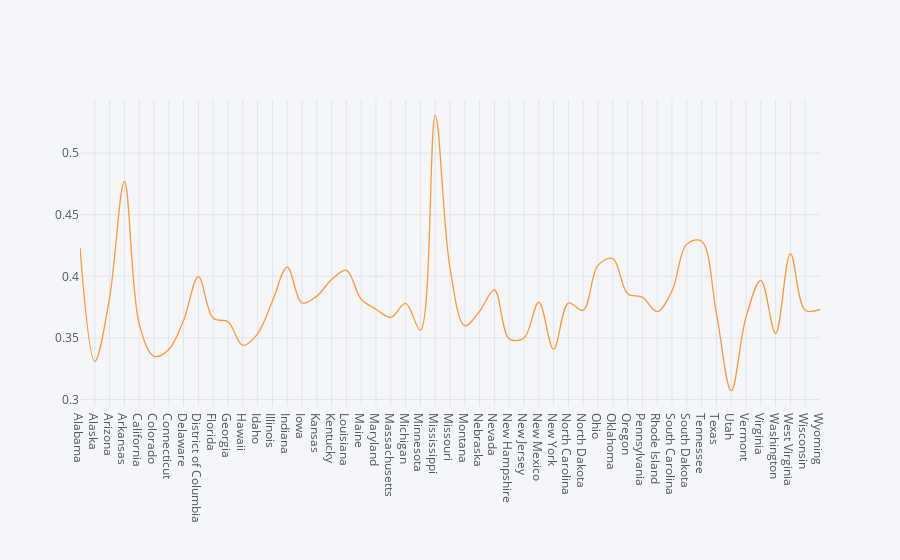

The notebook cell this image was saved under:
### Markdown cell above
Mortality-to-Incidence Rate ratio on all the cancer cases over the years

### Code cell
grouped_inc = grouped[grouped['EVENT_TYPE']=='Incidence']
grouped_mor = grouped[grouped['EVENT_TYPE']=='Mortality']
grouped_inc['Incidence_rate'] = grouped_inc['AREA_WISE']
grouped_mor['Mortality_rate'] = grouped_mor['AREA_WISE']
grouped_inc = grouped_inc.drop(['EVENT_TYPE','AREA_WISE'],axis = 1)
grouped_mor = grouped_mor.drop(['EVENT_TYPE','AREA_WISE'],axis = 1)
result= pd.merge(grouped_inc,grouped_mor,on='AREA')
result['MIR'] = result['Mortality_rate']/result['Incidence_rate']
result

result.iplot(x='AREA',y='MIR',interpolation='spline')

### Figure 1 — Plotly figure (JSON) as saved in the notebook; plotly's stock layout.template omitted (floating-point values rounded to 4 significant figures)
{"data": [{"line": {"color": "rgba(255, 153, 51, 1.0)", "dash": "solid", "shape": "spline", "width": 1.3}, "mode": "lines", "name": "MIR", "text": "", "type": "scatter", "x": ["Alabama", "Alaska", "Arizona", "Arkansas", "California", "Colorado", "Connecticut", "Delaware", "District of Columbia", "Florida", "Georgia", "Hawaii", "Idaho", "Illinois", "Indiana", "Iowa", "Kansas", "Kentucky", "Louisiana", "Maine", "Maryland", "Massachusetts", "Michigan", "Minnesota", "Mississippi", "Missouri", "Montana", "Nebraska", "Nevada", "New Hampshire", "New Jersey", "New Mexico", "New York", "North Carolina", "North Dakota", "Ohio", "Oklahoma", "Oregon", "Pennsylvania", "Rhode Island", "South Carolina", "South Dakota", "Tennessee", "Texas", "Utah", "Vermont", "Virginia", "Washington", "West Virginia", "Wisconsin", "Wyoming"], "y": [0.4234, 0.3309, 0.3827, 0.4771, 0.3614, 0.3351, 0.3406, 0.3641, 0.3997, 0.3659, 0.3631, 0.3439, 0.3533, 0.3798, 0.4075, 0.3784, 0.3839, 0.3974, 0.4049, 0.3814, 0.3733, 0.3667, 0.3779, 0.3562, 0.5307, 0.4067, 0.3599, 0.3716, 0.389, 0.3492, 0.3499, 0.3791, 0.3407, 0.3783, 0.3724, 0.4091, 0.4144, 0.3859, 0.383, 0.3713, 0.3882, 0.4261, 0.4285, 0.37, 0.3071, 0.3668, 0.3968, 0.3536, 0.4185, 0.3724, 0.3731]}], "layout": {"legend": {"bgcolor": "#F5F6F9", "font": {"color": "#4D5663"}}, "paper_bgcolor": "#F5F6F9", "plot_bgcolor": "#F5F6F9", "title": {"font": {"color": "#4D5663"}}, "xaxis": {"gridcolor": "#E1E5ED", "showgrid": true, "tickfont": {"color": "#4D5663"}, "title": {"font": {"color": "#4D5663"}, "text": ""}, "zerolinecolor": "#E1E5ED"}, "yaxis": {"gridcolor": "#E1E5ED", "showgrid": true, "tickfont": {"color": "#4D5663"}, "title": {"font": {"color": "#4D5663"}, "text": ""}, "zerolinecolor": "#E1E5ED"}}}
